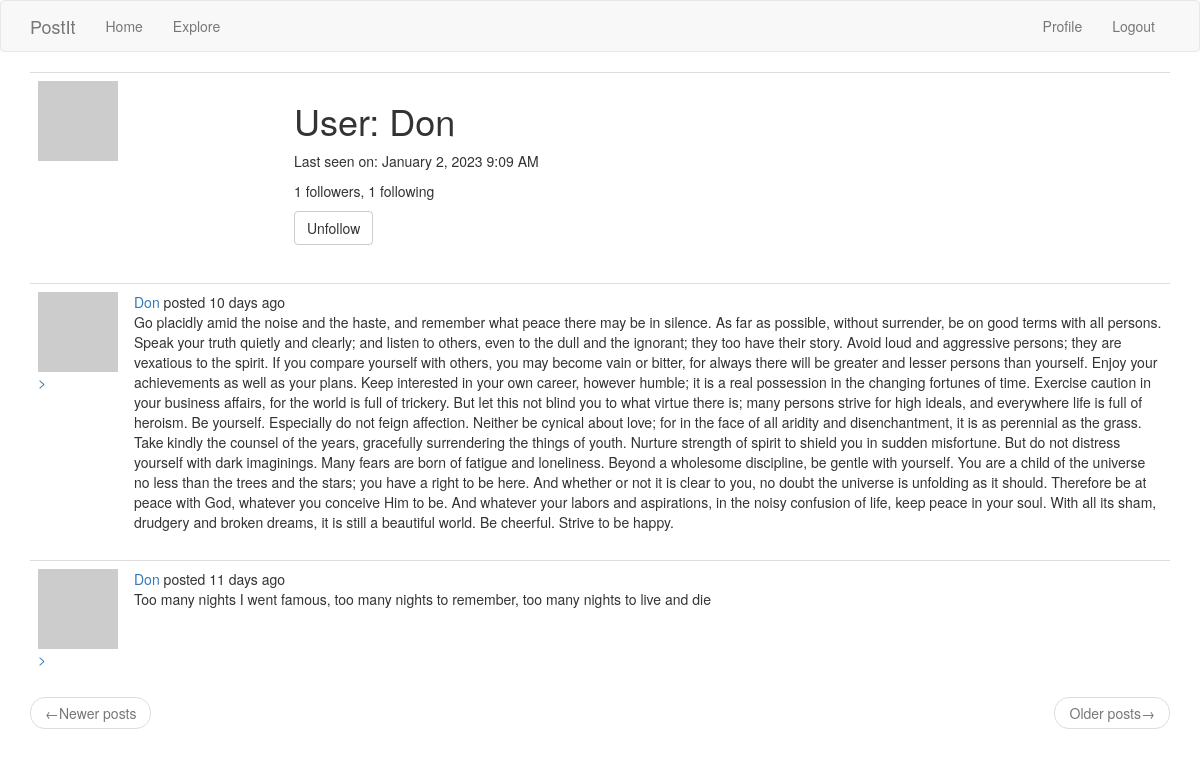
The app's page /user/Don (signed in), older data.
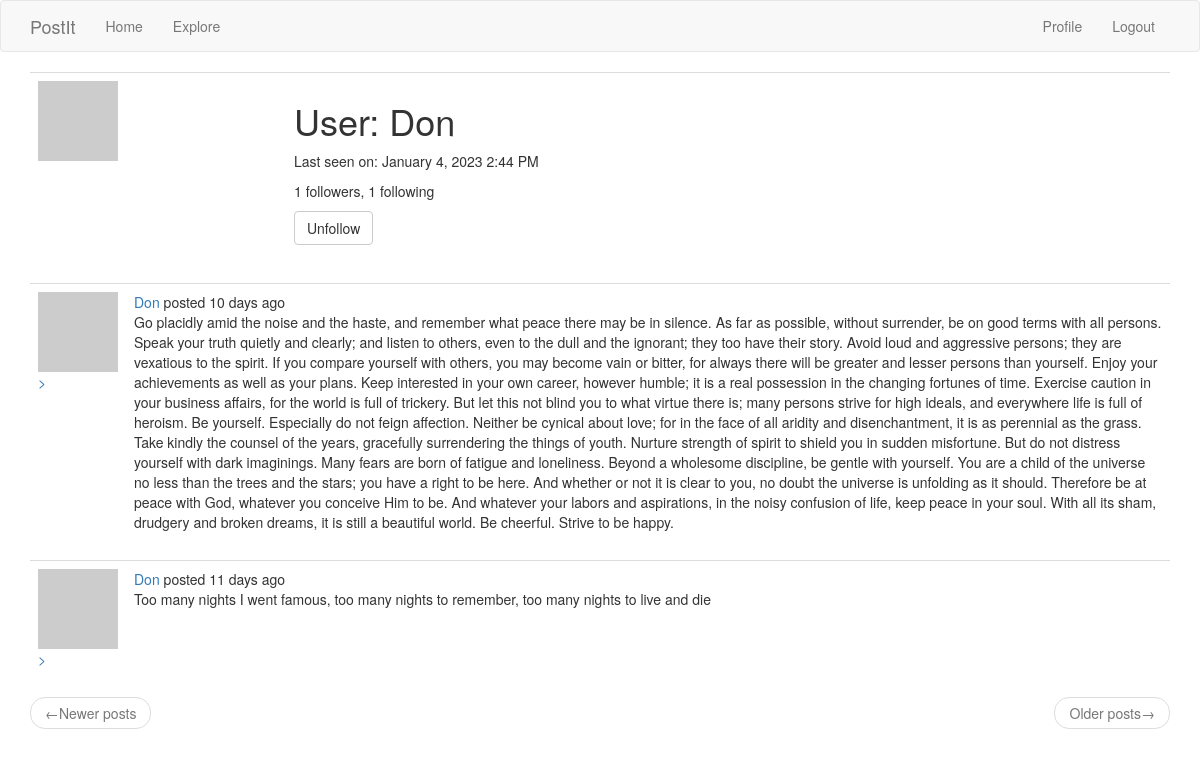
The same page, newer data.
### app/models.py (models this page shows, shortened)
class User(UserMixin, db.Model):
    id = db.Column(db.Integer, primary_key=True)
    username = db.Column(db.String(64), index=True, unique=True)
    email = db.Column(db.String(120), index=True, unique=True)
    password_hash = db.Column(db.String(128))
    posts = db.relationship('Post', backref='author', lazy='dynamic')
    about_me = db.Column(db.String(140))
    last_seen = db.Column(db.DateTime, default=datetime.utcnow)
    followed = db.relationship(
        'User', secondary=followers,
        primaryjoin=(followers.c.follower_id == id),
        secondaryjoin=(followers.c.followed_id == id),
        backref=db.backref('followers', lazy='dynamic'), lazy='dynamic')
    def avatar(self, size):
        digest = md5(self.email.lower().encode('utf-8')).hexdigest()
        return 'https://www.gravatar.com/avatar/{}?d=identicon&s={}'.format(digest, size)
    def is_following(self, user):
        return self.followed.filter(followers.c.followed_id == user.id).count() > 0

### app/main/routes.py (the view)
@bp.route('/user/<username>')
@login_required
def user(username):
    user = User.query.filter_by(username=username).first_or_404()
    page = request.args.get('page', 1, type=int)
    posts = user.posts.order_by(Post.timestamp.desc()).paginate(
        page=page, per_page=current_app.config['POSTS_PER_PAGE'],
        error_out=False)
    next_url = url_for('main.user', username=user.username,
                       page=posts.next_num) if posts.has_next else None
    prev_url = url_for('main.user', username=user.username,
                       page=posts.prev_num) if posts.has_prev else None
    form = EmptyForm()
    return render_template('user.html', user=user, posts=posts.items,
                           next_url=next_url, prev_url=prev_url, form=form)

### app/main/forms.py
class EmptyForm(FlaskForm):
    submit = SubmitField('Submit')

### app/main/routes.py (called while the page is built)
@bp.before_app_request
def before_request():
    if current_user.is_authenticated:
        current_user.last_seen = datetime.utcnow()
        db.session.commit()
    g.locale = str(get_locale())

### app/models.py (called while the page is built)
@login.user_loader
def load_user(id):
    return User.query.get(int(id))

### app/templates/user.html (shortened to what this page needs)
{% extends "base.html" %}
{% block app_content %}
  <table class="table table-hover">
    <tr>
      <td width="256px"><img src="{{ user.avatar(256) }}"></td>
      <td>
        <h1>{{ _('User') }}: {{ user.username }}</h1>
        {% if user.last_seen %}
        <p>{{ _('Last seen on') }}: {{ moment(user.last_seen).format('LLL') }}</p>
        {% endif %}
        <p>{{ _('%(count)d followers', count=user.followers.count()) }},
          {{ _('%(count)d following', count=user.followed.count()) }}</p>
        {% if user == current_user %}
        <p><a href="{{ url_for('main.edit_profile') }}">{{ _('Edit your profile') }}</a></p>
        {% else %}
        <p>
          <form action="{{ url_for('main.unfollow', username=user.username) }}" method="post">
            {{ form.submit(value=_('Unfollow'), class_='btn btn-default') }}
          </form>
        </p>
        {% endif %}
      </td>
    </tr>
  </table>
  {% for post in posts %}
    {% include '_post.html' %}
  {% endfor %}
  <nav aria-label="...">
    <ul class="pager">
      <li class="previous{% if not prev_url %} disabled{% endif %}">
        <a href="{{ prev_url or '#' }}">
          <span aria-hidden="true">&larr;</span>{{ _('Newer posts') }}
        </a>
      </li>
      <li class="next{% if not next_url %} disabled{% endif %}">
        <a href="{{ next_url or '#' }}">
          {{ _('Older posts') }}<span aria-hidden="true">&rarr;</span>
        </a>
      </li>
    </ul>
  </nav>
{% endblock %}

Row changes from the older to the newer data that the page shows:
changed User "Don": last_seen "January 2, 2023 9:09 AM" → "January 4, 2023 2:44 PM"
